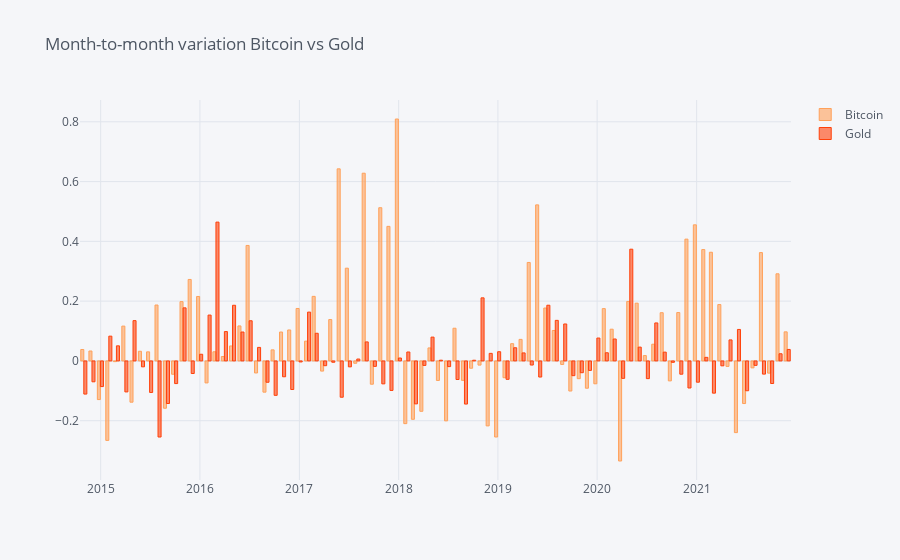

The code cell stored with this chart in its notebook:
### Code cell
retorno_btc_vs_gold = pd.DataFrame(data=[btc_return_month,gold_return]).T
retorno_btc_vs_gold.columns=['Bitcoin','Gold']
retorno_btc_vs_gold.dropna(inplace=True)
retorno_btc_vs_gold.iplot(kind='bar',colors=['#FFA15A','rgb(255,65,10)'],title="Month-to-month variation Bitcoin vs Gold")
